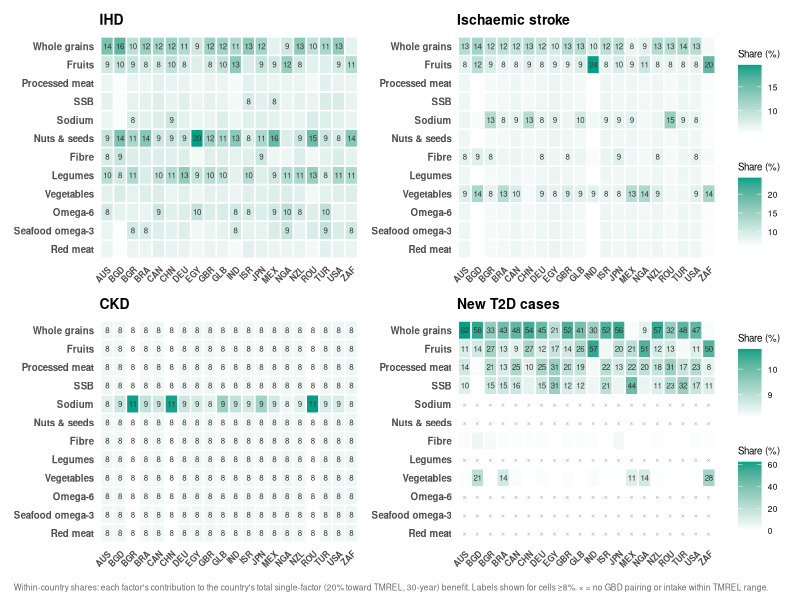
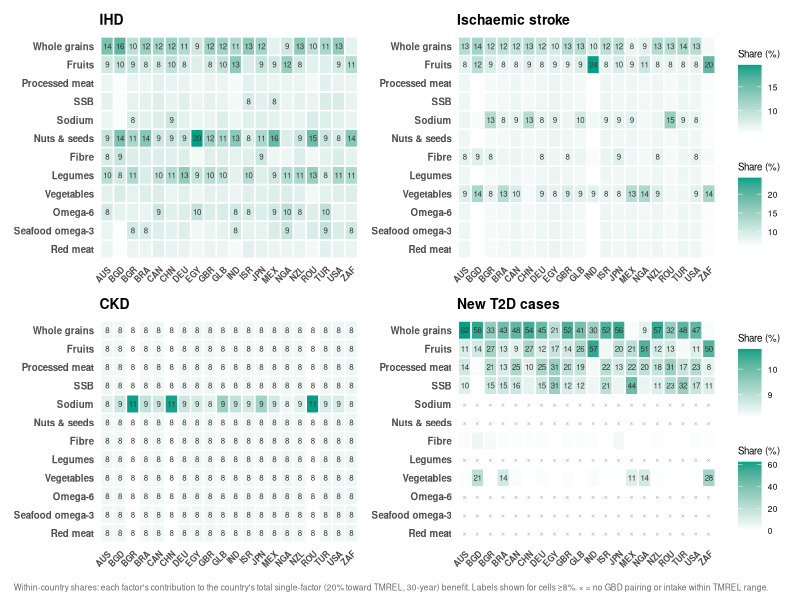

These charts were generated, in order, by the following R code:
suppressPackageStartupMessages({library(ggplot2); library(dplyr); library(tidyr); library(patchwork)})

d <- read.csv("results/figure5_matrix_19c.csv")
lab <- c(v01="Fruits", v02="Vegetables", v05="Legumes", v06="Nuts & seeds",
         v08="Whole grains", v09="Processed meat", v10="Red meat",
         v15="SSB", v29="Omega-6", v30="Seafood omega-3", v34="Fibre", v37="Sodium")
d$factor <- lab[d$gdd_var]

# normalise share separately within each outcome
d <- d %>% group_by(outcome, iso3) %>%
  mutate(share = averted_10yr / sum(pmax(averted_10yr, 0)) * 100) %>% ungroup()

# factor ordering: by total contribution across all outcomes in GLB
ordf <- d %>% filter(iso3=="GLB") %>% group_by(factor) %>%
  summarise(tot = sum(pmax(share,0)), .groups="drop") %>% arrange(tot) %>% pull(factor)
d$factor <- factor(d$factor, levels = ordf)

OUTMAP <- c(IHD = "IHD", IschStroke = "Ischaemic stroke",
            CKD = "CKD", T2D_incidence = "New T2D cases")

mk_heat <- function(oc, ttl) {
  dd <- d %>% filter(outcome == oc) %>%
    mutate(share_clip = pmax(share, 0),
           lbl = ifelse(is.na(share) | abs(averted_10yr) < 1, "\u00d7",
                 ifelse(share >= 8, sprintf("%.0f", share), "")),
           is_x = lbl == "\u00d7")

  ggplot(dd, aes(iso3, factor, fill = share_clip)) +
    geom_tile(colour = "white", linewidth = .5) +
    geom_text(aes(label = lbl, colour = is_x), size = 2.0, show.legend = FALSE) +
    scale_colour_manual(values = c("FALSE" = "grey20", "TRUE" = "#B0B0B0")) +
    scale_fill_gradient(low = "white", high = "#00A087",
                        na.value = "grey95", name = "Share (%)") +
    labs(x = NULL, y = NULL, title = ttl) +
    theme_minimal(base_size = 9) +
    theme(panel.grid = element_blank(),
          plot.title = element_text(face = "bold", size = 10),
          axis.text.x = element_text(size = 6, face = "bold", angle = 45, hjust = 1),
          axis.text.y = element_text(size = 7, face = "bold"),
          legend.key.height = unit(.35, "cm"),
          legend.key.width  = unit(.6, "cm"),
          legend.title = element_text(size = 7),
          legend.text  = element_text(size = 6),
          legend.position = "right")
}

p1 <- mk_heat("IHD", "IHD")
p2 <- mk_heat("IschStroke", "Ischaemic stroke")
p3 <- mk_heat("CKD", "CKD")
p4 <- mk_heat("T2D_incidence", "New T2D cases")

# combine into 2x2
ptop <- p1 + p2 + plot_layout(guides = "collect") & theme(legend.position = "right")
pbot <- p3 + p4 + plot_layout(guides = "collect") & theme(legend.position = "right")
pfull <- ptop / pbot +
  plot_annotation(
    caption = paste("Within-country shares: each factor's contribution to the country's total",
                    "single-factor (20% toward TMREL, 30-year) benefit.",
                    "Labels shown for cells \u22658%. \u00d7 = no GBD pairing or intake within TMREL range."),
    theme = theme(plot.caption = element_text(size = 6, colour = "grey40", hjust = 0)))

ggsave("figures/figure5_heatmaps_4panel.pdf", pfull, width = 12, height = 9, device = cairo_pdf)
ggsave("figures/figure5_heatmaps_4panel.png", pfull, width = 12, height = 9, dpi = 350)
cat("done: figure5_heatmaps_4panel\n")
